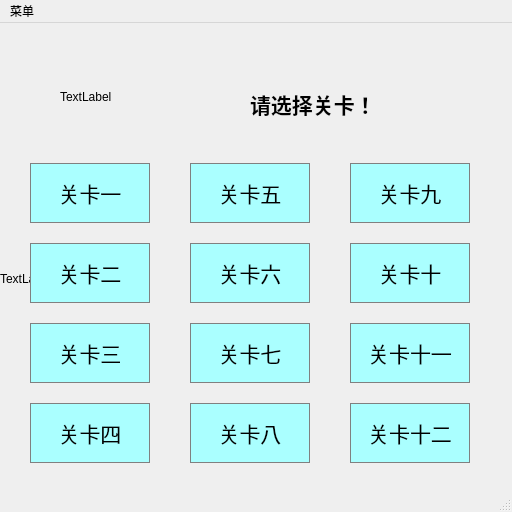
<?xml version="1.0" encoding="UTF-8"?>
<ui version="4.0">
 <class>Gamelevel</class>
 <widget class="QMainWindow" name="Gamelevel">
  <property name="geometry">
   <rect>
    <x>0</x>
    <y>0</y>
    <width>512</width>
    <height>512</height>
   </rect>
  </property>
  <property name="windowTitle">
   <string>MainWindow</string>
  </property>
  <property name="windowIcon">
   <iconset resource="res.qrc">
    <normaloff>:/image/box.png</normaloff>:/image/box.png</iconset>
  </property>
  <property name="styleSheet">
   <string notr="true">QPushButton{border-radius:100px;border:1px solid gray;background-color:#aaffff}</string>
  </property>
  <widget class="QWidget" name="centralwidget">
   <widget class="QLabel" name="levelsmallp">
    <property name="geometry">
     <rect>
      <x>60</x>
      <y>10</y>
      <width>128</width>
      <height>128</height>
     </rect>
    </property>
    <property name="text">
     <string>TextLabel</string>
    </property>
   </widget>
   <widget class="QLabel" name="choose">
    <property name="geometry">
     <rect>
      <x>250</x>
      <y>60</y>
      <width>171</width>
      <height>41</height>
     </rect>
    </property>
    <property name="font">
     <font>
      <family>宋体</family>
      <pointsize>16</pointsize>
      <weight>75</weight>
      <bold>true</bold>
     </font>
    </property>
    <property name="text">
     <string>请选择关卡！</string>
    </property>
   </widget>
   <widget class="QPushButton" name="choose1">
    <property name="geometry">
     <rect>
      <x>30</x>
      <y>140</y>
      <width>120</width>
      <height>60</height>
     </rect>
    </property>
    <property name="font">
     <font>
      <family>宋体</family>
      <pointsize>16</pointsize>
     </font>
    </property>
    <property name="text">
     <string>关卡一</string>
    </property>
   </widget>
   <widget class="QPushButton" name="choose2">
    <property name="geometry">
     <rect>
      <x>30</x>
      <y>220</y>
      <width>120</width>
      <height>60</height>
     </rect>
    </property>
    <property name="font">
     <font>
      <family>宋体</family>
      <pointsize>16</pointsize>
     </font>
    </property>
    <property name="text">
     <string>关卡二</string>
    </property>
   </widget>
   <widget class="QPushButton" name="choose3">
    <property name="geometry">
     <rect>
      <x>30</x>
      <y>300</y>
      <width>120</width>
      <height>60</height>
     </rect>
    </property>
    <property name="font">
     <font>
      <family>宋体</family>
      <pointsize>16</pointsize>
     </font>
    </property>
    <property name="text">
     <string>关卡三</string>
    </property>
   </widget>
   <widget class="QPushButton" name="choose4">
    <property name="geometry">
     <rect>
      <x>30</x>
      <y>380</y>
      <width>120</width>
      <height>60</height>
     </rect>
    </property>
    <property name="font">
     <font>
      <family>宋体</family>
      <pointsize>16</pointsize>
     </font>
    </property>
    <property name="text">
     <string>关卡四</string>
    </property>
   </widget>
   <widget class="QPushButton" name="choose5">
    <property name="geometry">
     <rect>
      <x>190</x>
      <y>140</y>
      <width>120</width>
      <height>60</height>
     </rect>
    </property>
    <property name="font">
     <font>
      <family>宋体</family>
      <pointsize>16</pointsize>
     </font>
    </property>
    <property name="text">
     <string>关卡五</string>
    </property>
   </widget>
   <widget class="QPushButton" name="choose6">
    <property name="geometry">
     <rect>
      <x>190</x>
      <y>220</y>
      <width>120</width>
      <height>60</height>
     </rect>
    </property>
    <property name="font">
     <font>
      <family>宋体</family>
      <pointsize>16</pointsize>
     </font>
    </property>
    <property name="text">
     <string>关卡六</string>
    </property>
   </widget>
   <widget class="QPushButton" name="choose7">
    <property name="geometry">
     <rect>
      <x>190</x>
      <y>300</y>
      <width>120</width>
      <height>60</height>
     </rect>
    </property>
    <property name="font">
     <font>
      <family>宋体</family>
      <pointsize>16</pointsize>
     </font>
    </property>
    <property name="text">
     <string>关卡七</string>
    </property>
   </widget>
   <widget class="QPushButton" name="choose8">
    <property name="geometry">
     <rect>
      <x>190</x>
      <y>380</y>
      <width>120</width>
      <height>60</height>
     </rect>
    </property>
    <property name="font">
     <font>
      <family>宋体</family>
      <pointsize>16</pointsize>
     </font>
    </property>
    <property name="text">
     <string>关卡八</string>
    </property>
   </widget>
   <widget class="QPushButton" name="choose9">
    <property name="geometry">
     <rect>
      <x>350</x>
      <y>140</y>
      <width>120</width>
      <height>60</height>
     </rect>
    </property>
    <property name="font">
     <font>
      <family>宋体</family>
      <pointsize>16</pointsize>
     </font>
    </property>
    <property name="text">
     <string>关卡九</string>
    </property>
   </widget>
   <widget class="QPushButton" name="choose10">
    <property name="geometry">
     <rect>
      <x>350</x>
      <y>220</y>
      <width>120</width>
      <height>60</height>
     </rect>
    </property>
    <property name="font">
     <font>
      <family>宋体</family>
      <pointsize>16</pointsize>
     </font>
    </property>
    <property name="text">
     <string>关卡十</string>
    </property>
   </widget>
   <widget class="QPushButton" name="choose11">
    <property name="geometry">
     <rect>
      <x>350</x>
      <y>300</y>
      <width>120</width>
      <height>60</height>
     </rect>
    </property>
    <property name="font">
     <font>
      <family>宋体</family>
      <pointsize>16</pointsize>
     </font>
    </property>
    <property name="text">
     <string>关卡十一</string>
    </property>
   </widget>
   <widget class="QPushButton" name="choose12">
    <property name="geometry">
     <rect>
      <x>350</x>
      <y>380</y>
      <width>120</width>
      <height>60</height>
     </rect>
    </property>
    <property name="font">
     <font>
      <family>宋体</family>
      <pointsize>16</pointsize>
     </font>
    </property>
    <property name="text">
     <string>关卡十二</string>
    </property>
   </widget>
   <widget class="QLabel" name="label">
    <property name="geometry">
     <rect>
      <x>0</x>
      <y>0</y>
      <width>512</width>
      <height>512</height>
     </rect>
    </property>
    <property name="text">
     <string>TextLabel</string>
    </property>
   </widget>
   <zorder>label</zorder>
   <zorder>levelsmallp</zorder>
   <zorder>choose</zorder>
   <zorder>choose1</zorder>
   <zorder>choose2</zorder>
   <zorder>choose3</zorder>
   <zorder>choose4</zorder>
   <zorder>choose5</zorder>
   <zorder>choose6</zorder>
   <zorder>choose7</zorder>
   <zorder>choose8</zorder>
   <zorder>choose9</zorder>
   <zorder>choose10</zorder>
   <zorder>choose11</zorder>
   <zorder>choose12</zorder>
  </widget>
  <widget class="QMenuBar" name="menubar">
   <property name="geometry">
    <rect>
     <x>0</x>
     <y>0</y>
     <width>512</width>
     <height>26</height>
    </rect>
   </property>
   <widget class="QMenu" name="menu">
    <property name="title">
     <string>菜单</string>
    </property>
    <addaction name="start"/>
    <addaction name="settings"/>
    <addaction name="help"/>
    <addaction name="separator"/>
    <addaction name="custom"/>
   </widget>
   <addaction name="menu"/>
  </widget>
  <widget class="QStatusBar" name="statusbar"/>
  <action name="start">
   <property name="icon">
    <iconset resource="res.qrc">
     <normaloff>:/image/smallp.png</normaloff>:/image/smallp.png</iconset>
   </property>
   <property name="text">
    <string>开始(R)</string>
   </property>
   <property name="shortcut">
    <string>Ctrl+R</string>
   </property>
  </action>
  <action name="settings">
   <property name="icon">
    <iconset resource="res.qrc">
     <normaloff>:/image/settings.png</normaloff>:/image/settings.png</iconset>
   </property>
   <property name="text">
    <string>设置(S)</string>
   </property>
   <property name="shortcut">
    <string>Ctrl+S</string>
   </property>
  </action>
  <action name="help">
   <property name="icon">
    <iconset resource="res.qrc">
     <normaloff>:/image/help.png</normaloff>:/image/help.png</iconset>
   </property>
   <property name="text">
    <string>帮助(H)</string>
   </property>
   <property name="shortcut">
    <string>Ctrl+H</string>
   </property>
  </action>
  <action name="custom">
   <property name="icon">
    <iconset resource="res.qrc">
     <normaloff>:/image/custom.jpg</normaloff>:/image/custom.jpg</iconset>
   </property>
   <property name="text">
    <string>自定义关卡</string>
   </property>
  </action>
 </widget>
 <resources>
  <include location="res.qrc"/>
 </resources>
 <connections/>
</ui>
